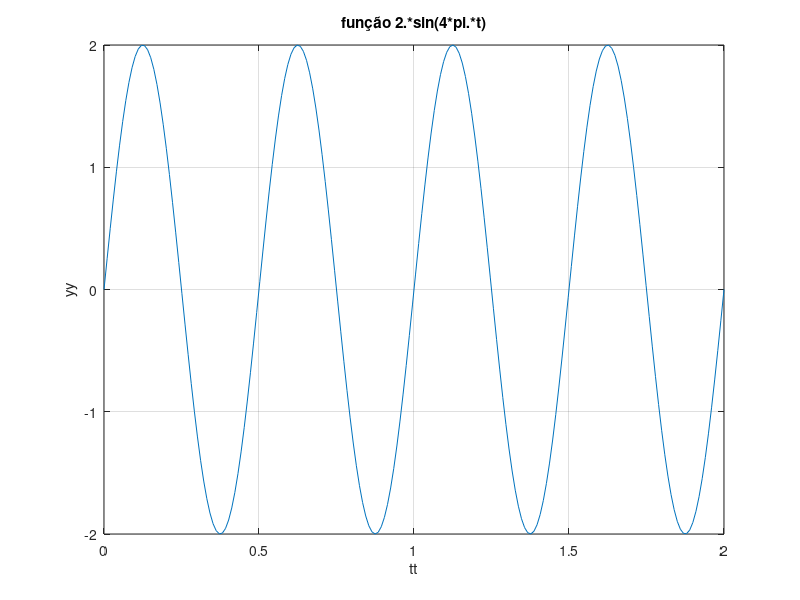

This figure's MATLAB source:
%alinea a)
t = linspace(0,2,200);
xt = 2.*sin(4*pi.*t);

%f = ?   T = 1/f   A = valor máximo
f = 2
A = 2
T = 1/2

plot(t, xt) 
title('função 2.*sin(4*pi.*t)')
xlabel('tt')
ylabel('yy')
grid on